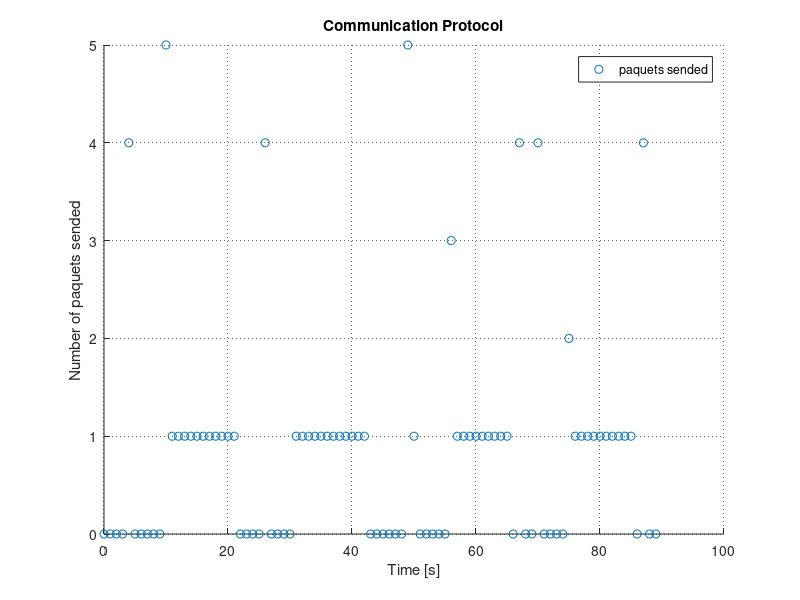

Write MATLAB code to recreate this figure.
clear all;
close all;
clc;

% Read the data from the test
data = csvread('test2.csv');


%put the data according to their position
time = data(:,1);
paquets = data(:,2);



% Plots
hold on
P1 = scatter(time,paquets);


% Make the plots beautiful
% set( P1, 'color', '[0 0 1]', 'LineWidth', 2 );
title('Communication Protocol')
xlabel('Time [s]')
ylabel('Number of paquets sended')
%xlim([-100 2500]);
%ylim([-100 2500]);
legend('paquets sended')
grid on
set(gca,'GridLineStyle',':', 'GridColor', 'k', 'GridAlpha', .6)
